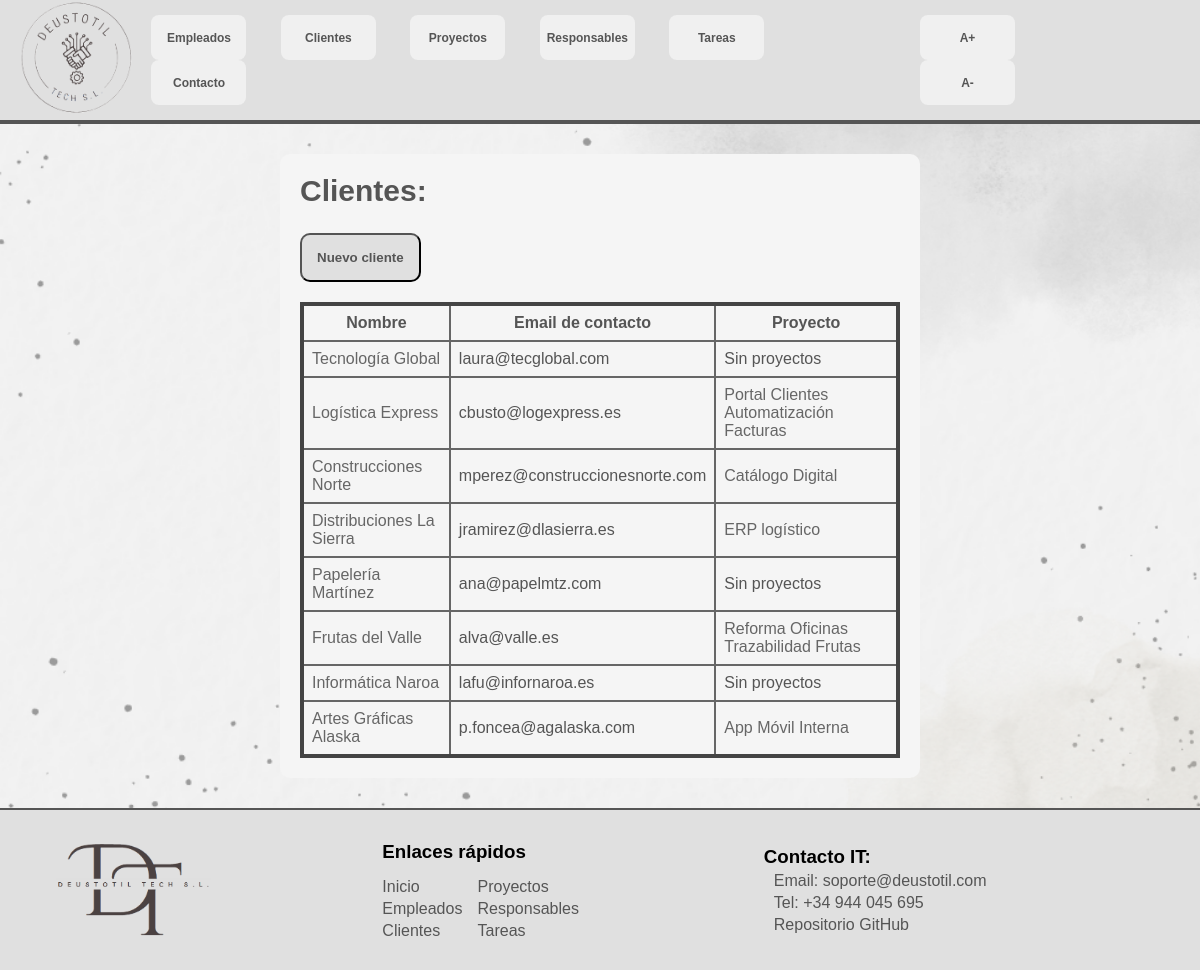
The app's page /deustotil/clientes with its own data.
### appdeustotil/models.py (models this page shows, shortened)
class Cliente(models.Model):
    nombre = models.CharField(max_length=30)
    CIF = models.CharField(max_length=12)
    direccion = models.CharField(max_length=30, default="Sin")
    persona_contacto = models.CharField(max_length=30)
    email_contacto = models.EmailField()
    num_contacto = models.CharField(max_length=12)
    pago = models.CharField(max_length=15, choices=[('Efectivo','efectivo'), ('Cheque','cheque'), ('Transferencia','transferencia'), ('Domiciliación','domiciliación')], default="Transferencia")

class Proyecto(models.Model):
    nombre = models.CharField(max_length=30)
    descripcion = models.TextField(null = True, blank=True)
    fecha_inicio = models.DateField()
    fecha_fin = models.DateField()
    codigo = models.CharField(null=True, blank=True)
    presupuesto = models.FloatField()
    estado = models.CharField(max_length=15, choices=[('pendiente','Pendiente'),('completado', 'Completado')], null=True)
    cliente = models.ForeignKey(Cliente, on_delete=models.CASCADE)
    responsables = models.ManyToManyField(Responsable)

### appdeustotil/views.py (the view)
# urls.py: path('clientes', views.ClienteListView.as_view(), name='clientes'),
class ClienteListView(ListView):
    model = Cliente

### appdeustotil/templates/appdeustotil/cliente_list.html
{% extends "base.html" %}
{% block content %}
<section id="content">
    <h2>Clientes:</h2>
    <button><a href="{% url 'crear_cliente'%}">Nuevo cliente</a></button>
    <table class="tabla_tareas">
        <tr>
            <th>Nombre</th>
            <th>Email de contacto</th>
            <th>Proyecto</th>
        </tr>
    {% for cliente in object_list %}
        <tr>
            <td><a href="{% url 'detalles_cliente' cliente.id %}">{{ cliente.nombre }}</a></td>
            <td>{{ cliente.email_contacto }}</td>
            <td>
                {% for proyecto in cliente.proyecto_set.all %}
                    <a href="{% url 'detalles_proyecto' proyecto.pk %}">{{ proyecto.nombre }}</a>
                {% empty %}
                    Sin proyectos
                {% endfor %}
            </td>
        </tr>
        {% empty %}
        <tr>
            <td>Sin clientes</td>
        </tr>
        {% endfor %}
    </table>
</section>
{% endblock %}

### appdeustotil/static/css/styles.css (style rules this page uses)
* { margin:0; padding:0; font-family: Arial, Helvetica, sans-serif; }
html, body { height: 100%; }
#content { background-color: whitesmoke; max-width: 600px; margin: auto; padding: 20px; border-radius: 10px; }
article section { padding: 20px; margin-left: 10px; color:#555555; }
article section h2 { color: #555555; font-size: 30px; font-weight: 700; margin-bottom: 20px; }
article section ul li a, article section table tr td a { text-decoration: none; color: #666666; }
article section table { border: 4px solid #444444; border-collapse: collapse; }
article section table td, article section table th { border: 2px solid #666666; padding: 8px; }
article section button { margin-top: 5px; margin-bottom: 20px; padding: 15px; background-color: #e0e0e0; color:#555555; border-radius: 10px; font-weight: bold; }
article section button a { color: #555555; text-decoration: none; }

### records on screen
Cliente: nombre "Tecnología Global", email_contacto "laura@tecglobal.com"
Cliente: nombre "Logística Express", email_contacto "cbusto@logexpress.es"
Proyecto: nombre "Portal Clientes"
Proyecto: nombre "Automatización Facturas"
Cliente: nombre "Construcciones Norte", email_contacto "mperez@construccionesnorte.com"
Proyecto: nombre "Catálogo Digital"
Cliente: nombre "Distribuciones La Sierra", email_contacto "jramirez@dlasierra.es"
Proyecto: nombre "ERP logístico"
Cliente: nombre "Papelería Martínez", email_contacto "ana@papelmtz.com"
Cliente: nombre "Frutas del Valle", email_contacto "alva@valle.es"
Proyecto: nombre "Reforma Oficinas"
Proyecto: nombre "Trazabilidad Frutas"
Cliente: nombre "Informática Naroa", email_contacto "lafu@infornaroa.es"
Cliente: nombre "Artes Gráficas Alaska", email_contacto "p.foncea@agalaska.com"
Proyecto: nombre "App Móvil Interna"
